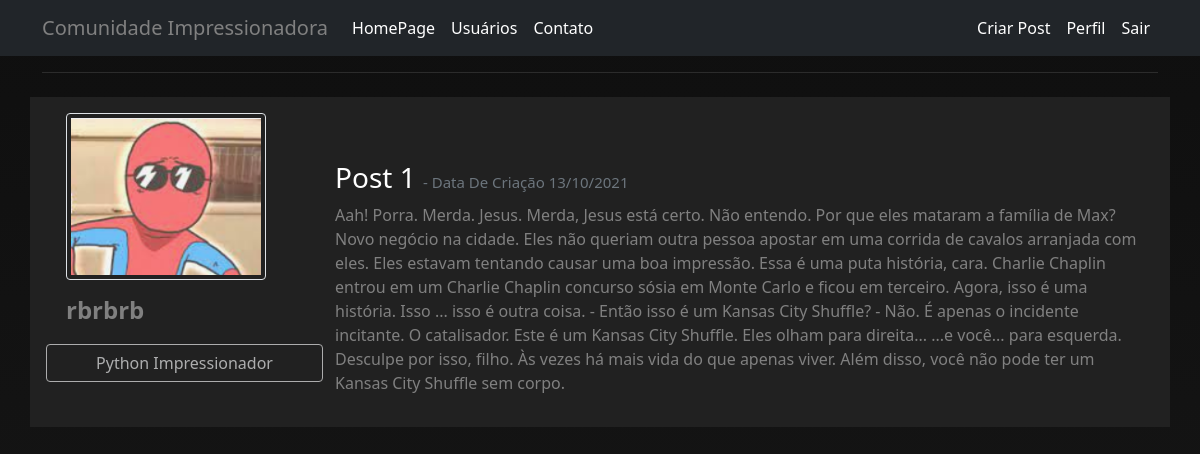
Page /post/3 (signed in) on the committed database.
### concord/models.py (models this page shows, shortened)
class Usuario(database.Model, UserMixin):
    id = database.Column(database.Integer, primary_key=True)
    username = database.Column(database.String, nullable=False)
    email = database.Column(database.String, nullable=False, unique=True)
    senha = database.Column(database.String, nullable=False)
    foto_perfil = database.Column(database.String, default='default.jpg')
    posts = database.relationship('Post', backref='autor', lazy=True)
    cursos = database.Column(database.String, nullable=False, default='Não Informado')

class Post(database.Model):
    id = database.Column(database.Integer, primary_key=True)
    titulo = database.Column(database.String, nullable=False)
    corpo = database.Column(database.Text, nullable=False)
    data_criacao = database.Column(database.DateTime, nullable=False, default=datetime.utcnow)
    id_usuario = database.Column(database.Integer, database.ForeignKey('usuario.id'), nullable=False)

### concord/routes.py (the view)
@app.route("/post/<post_id>", methods=['GET', 'POST'])
@login_required
def exibir_post(post_id):
    post = Post.query.get(post_id)
    if current_user == post.autor:
        form = FormCriarPost()
        if request.method == 'GET':
            form.titulo.data = post.titulo
            form.corpo.data = post.corpo
        elif form.validate_on_submit():
            post.titulo = form.titulo.data
            post.corpo = form.corpo.data
            database.session.commit()
            flash('Post Atualizado com Sucesso', 'alert-success')
            return redirect(url_for('home'))
    else:
        form = None
    return render_template("post.html", post=post, form=form)

### concord/models.py (called while the page is built)
@login_manager.user_loader
def load_usuario(id_usuario):
    return Usuario.query.get(int(id_usuario))

### concord/templates/post.html (shortened to what this page needs)
{% extends 'base.html' %}
{% block body %}
<div class="container mt-3" style="color: grey" xmlns="http://www.w3.org/1999/html">
    <hr>
        <div class="row mt-4 p-3 meupost">
            <div class="col col-3">
                <img src="{{ url_for('static', filename='fotos_perfil/{}'.format(post.autor.foto_perfil)) }}" alt="..." width="200" class="meupost rounded mb-2 ms-2 me-3 mb-3 img-thumbnail meupost" style="--bs-bg-opacity: .5;"><br>
                <h4 class="ms-2"><strong>{{ post.autor.username }}</strong></h4>
                <div class="mt-3 row justify-content-center">
                    {% if 'Não Informado' in current_user.cursos or current_user.cursos == '' %}
                        <button type="button" class="btn btn-outline-light mt-1" disabled>Nenhum Curso informado</button>
                    {% else %}
                        {% for curso in current_user.cursos.split(';') %}
                            <button type="button" class="btn btn-outline-light mt-1" disabled> {{ curso }}</button>
                        {% endfor %}
                    {% endif  %}
                </div>
            </div>
            <div class="col col-9 pt-5">
                <h3 style="color: white">{{ post.titulo }}
                    <small class="text-muted" style="font-size: 15px">- Data De Criação {{ post.data_criacao.strftime('%d/%m/%Y') }}
                    </small>
                </h3>
                <p>{{ post.corpo }}</p>
            </div>
        </div>
</div>
{% endblock %}

### concord/static/main.css (style rules this page uses)
body { background: #1c1c1c; background: linear-gradient(#0f0f0f, #171717); min-height: 100vh; overflow-x: hidden }
.meupost { background: #212121; }

### rows in the picture
Usuario: foto_perfil (picture), autor.username "rbrbrb"
Usuario: cursos "Python Impressionador"
Post: titulo "Post 1", data_criacao "13/10/2021", corpo "Aah! Porra. Merda. Jesus. Merda, Jesus está certo. Não entendo. Por que eles mataram a família de Max? Novo negócio na cidade. Eles não queriam outra pessoa apostar em uma corrida de cavalos arranjada com eles. Eles estavam tentando causar uma boa impressão. Essa é uma puta história, cara. Charlie Chaplin entrou em um Charlie Chaplin concurso sósia em Monte Carlo e ficou em terceiro. Agora, isso é uma história. Isso ... isso é outra coisa. - Então isso é um Kansas City Shuffle? - Não. É apenas o incidente incitante. O catalisador. Este é um Kansas City Shuffle. Eles olham para direita... ...e você... para esquerda. Desculpe por isso, filho. Às vezes há mais vida do que apenas viver. Além…"
